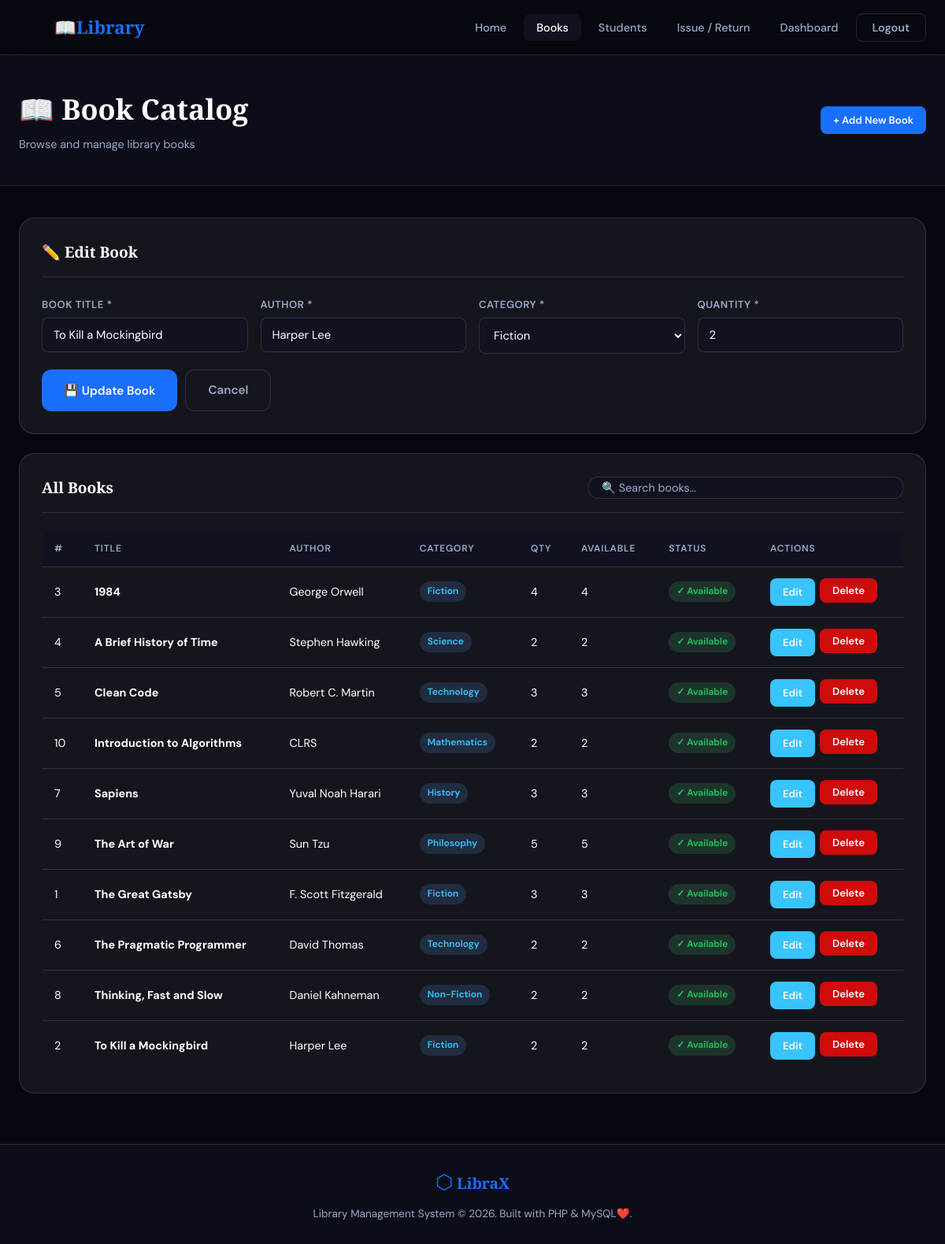
Page /books.php?edit=2 (signed in) on the committed database.
### tables this page shows
CREATE TABLE IF NOT EXISTS `books` (
    `id`         INT AUTO_INCREMENT PRIMARY KEY,
    `title`      VARCHAR(200) NOT NULL,
    `author`     VARCHAR(150) NOT NULL,
    `category`   VARCHAR(80)  NOT NULL,
    `quantity`   INT NOT NULL DEFAULT 1 COMMENT 'Total copies owned',
    `available`  INT NOT NULL DEFAULT 1 COMMENT 'Copies currently available',
    `created_at` TIMESTAMP DEFAULT CURRENT_TIMESTAMP,
    `updated_at` TIMESTAMP DEFAULT CURRENT_TIMESTAMP ON UPDATE CURRENT_TIMESTAMP,
    CHECK (`available` >= 0),
    CHECK (`quantity` >= 0)
);

### books.php (the view, shortened to what this page needs)
<?php
require_once 'includes/db.php';
$edit_book = null;
if (isset($_GET['edit']) && isset($_SESSION['admin'])) {
    $id = (int)$_GET['edit'];
    $edit_book = $conn->query("SELECT * FROM books WHERE id = $id")->fetch_assoc();
}
$books = $conn->query("SELECT * FROM books ORDER BY title ASC");
require_once 'includes/header.php';
?>
<div class="page-header">
    <div class="page-header-inner">
        <div>
            <div class="page-title">📖 Book Catalog</div>
            <div class="page-subtitle">Browse and manage library books</div>
        </div>
        <?php if (isset($_SESSION['admin'])): ?>
        <a href="books.php" class="btn btn-primary btn-sm">+ Add New Book</a>
        <?php endif; ?>
    </div>
</div>
<div class="content-area">
    <?php if (isset($_SESSION['admin'])): ?>
    <div class="panel">
        <div class="panel-header">
            <div class="panel-title"><?= $edit_book ? '✏️ Edit Book' : '➕ Add New Book' ?></div>
        </div>
        <form method="POST" action="books.php" data-validate>
            <div class="form-grid">
                <div class="form-group">
                    <label>Book Title *</label>
                    <input type="text" name="title" class="form-control" required
                           placeholder="e.g. The Great Gatsby"
                           value="<?= htmlspecialchars($edit_book['title'] ?? '') ?>">
                </div>
                <div class="form-group">
                    <label>Author *</label>
                    <input type="text" name="author" class="form-control" required
                           placeholder="e.g. F. Scott Fitzgerald"
                           value="<?= htmlspecialchars($edit_book['author'] ?? '') ?>">
                </div>
                <div class="form-group">
                    <label>Category *</label>
                    <select name="category" class="form-control" required>
                        <?php
                        $cats = ['Fiction','Non-Fiction','Science','Technology','History','Biography','Arts','Philosophy','Mathematics','Other'];
                        foreach ($cats as $cat):
                            $sel = ($edit_book['category'] ?? '') === $cat ? 'selected' : '';
                        ?>
                        <option value="<?= $cat ?>" <?= $sel ?>><?= $cat ?></option>
                        <?php endforeach; ?>
                    </select>
                </div>
                <div class="form-group">
                    <label>Quantity *</label>
                    <input type="number" name="quantity" class="form-control" min="1" required
                           placeholder="e.g. 5"
                           value="<?= htmlspecialchars($edit_book['quantity'] ?? '') ?>">
                </div>
            </div>
            <div class="form-actions">
                <button type="submit" class="btn btn-primary">
                    <?= $edit_book ? '💾 Update Book' : '➕ Add Book' ?>
                </button>
                <?php if ($edit_book): ?>
                    <a href="books.php" class="btn btn-ghost">Cancel</a>
                <?php endif; ?>
            </div>
        </form>
    </div>
    <?php endif; ?>
    <div class="panel">
        <div class="panel-header">
            <div class="panel-title">All Books</div>
            <div class="search-bar">
                <input type="text" id="searchInput" placeholder="🔍 Search books…">
            </div>
        </div>
        <div class="table-wrap">
            <?php if ($books->num_rows > 0): ?>
            <table>
                <thead>
                    <tr>
                        <th>#</th>
                        <th>Title</th>
                        <th>Author</th>
                        <th>Category</th>
                        <th>Qty</th>
                        <th>Available</th>
                        <th>Status</th>
                        <?php if (isset($_SESSION['admin'])): ?><th>Actions</th><?php endif; ?>
                    </tr>
                </thead>
                <tbody>
                    <?php while ($book = $books->fetch_assoc()): ?>
                    <tr>
                        <td><?= $book['id'] ?></td>
                        <td><strong><?= htmlspecialchars($book['title']) ?></strong></td>
                        <td><?= htmlspecialchars($book['author']) ?></td>
                        <td><span class="badge badge-info"><?= htmlspecialchars($book['category']) ?></span></td>
                        <td><?= $book['quantity'] ?></td>
                        <td><?= $book['available'] ?></td>
                        <td>
                            <?php if ($book['available'] > 0): ?>
                                <span class="badge badge-success">✓ Available</span>
                            <?php else: ?>
                                <span class="badge badge-danger">✗ Out of Stock</span>
                            <?php endif; ?>
                        </td>
                        <?php if (isset($_SESSION['admin'])): ?>
                        <td>
                            <div class="td-actions">
                                <a href="books.php?edit=<?= $book['id'] ?>" class="btn btn-info btn-sm">Edit</a>
                                <form method="POST" style="display:inline;">
                                    <button type="submit" class="btn btn-danger btn-sm confirm-delete">Delete</button>
                                </form>
                            </div>
                        </td>
                        <?php endif; ?>
                    </tr>
                    <?php endwhile; ?>
                </tbody>
            </table>
            <?php endif; ?>
        </div>
    </div>
</div>
<?php require_once 'includes/footer.php'; ?>

### assets/css/style.css (style rules this page uses)
:root { --bg: #07080f; --bg2: #0c0d18; --bg3: #111220; --card: rgba(255,255,255,0.06); --border: rgba(255,255,255,0.12); --accent: #1a6fff; --accent2: #0047cc; --text: #ffffff; --text-muted: #9baac8; --success: #22c55e; --danger: #cf0b0b; --info: #38c4ff; --warning: #fc0000; --radius: 12px; --radius-lg: 20px; --shadow: 0 4px 24px rgba(0,0,0,0.6); --shadow-lg: 0 12px 48px rgba(0,0,0,0.8); --font-display: 'Playfair Display', serif; --font-body: 'DM Sans', sans-serif; --nav-h: 70px; }
*, *::before, *::after { box-sizing: border-box; margin: 0; padding: 0; }
html { scroll-behavior: smooth; }
body { font-family: var(--font-body); background: var(--bg); color: var(--text); line-height: 1.6; min-height: 100vh; }
a { color: inherit; text-decoration: none; }
.btn { display: inline-flex; align-items: center; padding: 13px 28px; border-radius: var(--radius); font-family: var(--font-body); font-size: 0.95rem; font-weight: 600; cursor: pointer; border: none; transition: all 0.2s; text-decoration: none; }
.btn-primary { background: var(--accent); color: #ffffff; }
.btn-ghost { background: transparent; color: var(--text-muted); border: 1px solid var(--border); }
.btn-danger { background: var(--danger); color: white; }
.btn-info { background: var(--info); color: #ffffff; }
.btn-sm { padding: 7px 16px; font-size: 0.82rem; border-radius: 8px; }
.page-header { padding: calc(var(--nav-h) + 40px) 24px 40px; background: var(--bg2); border-bottom: 1px solid var(--border); }
.page-header-inner { max-width: 1200px; margin: 0 auto; display: flex; align-items: center; justify-content: space-between; gap: 20px; flex-wrap: wrap; }
.page-title { font-family: var(--font-display); font-size: clamp(1.6rem, 3vw, 2.4rem); font-weight: 700; }
.page-subtitle { color: var(--text-muted); font-size: 0.9rem; margin-top: 4px; }
.content-area { max-width: 1200px; margin: 0 auto; padding: 40px 24px; }
.panel { background: var(--card); border: 1px solid var(--border); border-radius: var(--radius-lg); padding: 28px; margin-bottom: 24px; }
.panel-header { display: flex; align-items: center; justify-content: space-between; margin-bottom: 24px; padding-bottom: 16px; border-bottom: 1px solid var(--border); }
.panel-title { font-family: var(--font-display); font-size: 1.2rem; font-weight: 700; }
.form-grid { display: grid; grid-template-columns: repeat(auto-fit, minmax(220px, 1fr)); gap: 16px; }
.form-group { display: flex; flex-direction: column; gap: 6px; }
.form-group label { font-size: 0.82rem; font-weight: 600; color: var(--text-muted); letter-spacing: 0.5px; text-transform: uppercase; }
.form-control { background: var(--bg3); border: 1px solid var(--border); border-radius: 8px; padding: 11px 14px; color: var(--text); font-family: var(--font-body); font-size: 0.92rem; transition: border-color 0.2s, box-shadow 0.2s; outline: none; width: 100%; }
.form-control::placeholder { color: var(--text-muted); opacity: 0.6; }
select.form-control { cursor: pointer; }
.form-actions { display: flex; gap: 10px; flex-wrap: wrap; margin-top: 20px; }
.table-wrap { overflow-x: auto; }
table { width: 100%; border-collapse: collapse; font-size: 0.9rem; }
thead th { background: var(--bg3); padding: 12px 16px; text-align: left; font-size: 0.75rem; font-weight: 600; text-transform: uppercase; letter-spacing: 0.8px; color: var(--text-muted); border-bottom: 1px solid var(--border); }
tbody td { padding: 14px 16px; border-bottom: 1px solid var(--border); vertical-align: middle; }
tbody tr:last-child td { border-bottom: none; }
.td-actions { display: flex; gap: 6px; flex-wrap: wrap; }
.badge { display: inline-flex; align-items: center; gap: 4px; padding: 3px 10px; border-radius: 50px; font-size: 0.75rem; font-weight: 600; }
.badge-success { background: rgba(74,222,128,0.15); color: var(--success); }
.badge-info { background: rgba(96,165,250,0.15); color: var(--info); }
.search-bar { display: flex; gap: 10px; align-items: center; background: var(--bg3); border: 1px solid var(--border); border-radius: var(--radius); padding: 4px 4px 4px 16px; flex: 1; max-width: 400px; }
.search-bar input { flex: 1; background: none; border: none; outline: none; color: var(--text); font-family: var(--font-body); font-size: 0.9rem; }
.search-bar input::placeholder { color: var(--text-muted); }

### rows in the picture
books: title "To Kill a Mockingbird", author "Harper Lee", quantity "2", id "2", category "Fiction", available "2", shows "✓ Available"
books: id "3", title "1984", author "George Orwell", category "Fiction", quantity "4", available "4", shows "✓ Available"
books: id "4", title "A Brief History of Time", author "Stephen Hawking", category "Science", quantity "2", available "2", shows "✓ Available"
books: id "5", title "Clean Code", author "Robert C. Martin", category "Technology", quantity "3", available "3", shows "✓ Available"
books: id "10", title "Introduction to Algorithms", author "CLRS", category "Mathematics", quantity "2", available "2", shows "✓ Available"
books: id "7", title "Sapiens", author "Yuval Noah Harari", category "History", quantity "3", available "3", shows "✓ Available"
books: id "9", title "The Art of War", author "Sun Tzu", category "Philosophy", quantity "5", available "5", shows "✓ Available"
books: id "1", title "The Great Gatsby", author "F. Scott Fitzgerald", category "Fiction", quantity "3", available "3", shows "✓ Available"
books: id "6", title "The Pragmatic Programmer", author "David Thomas", category "Technology", quantity "2", available "2", shows "✓ Available"
books: id "8", title "Thinking, Fast and Slow", author "Daniel Kahneman", category "Non-Fiction", quantity "2", available "2", shows "✓ Available"

### other values in the picture
form field category "Fiction"
